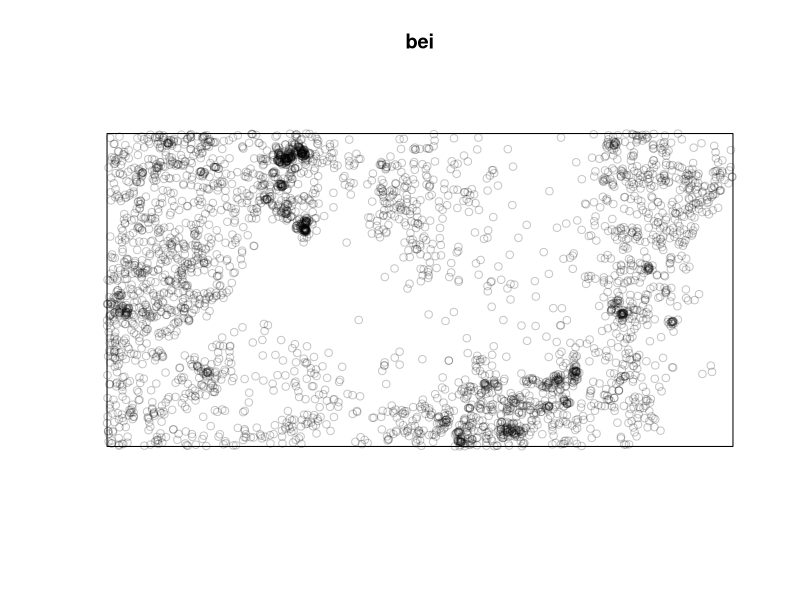
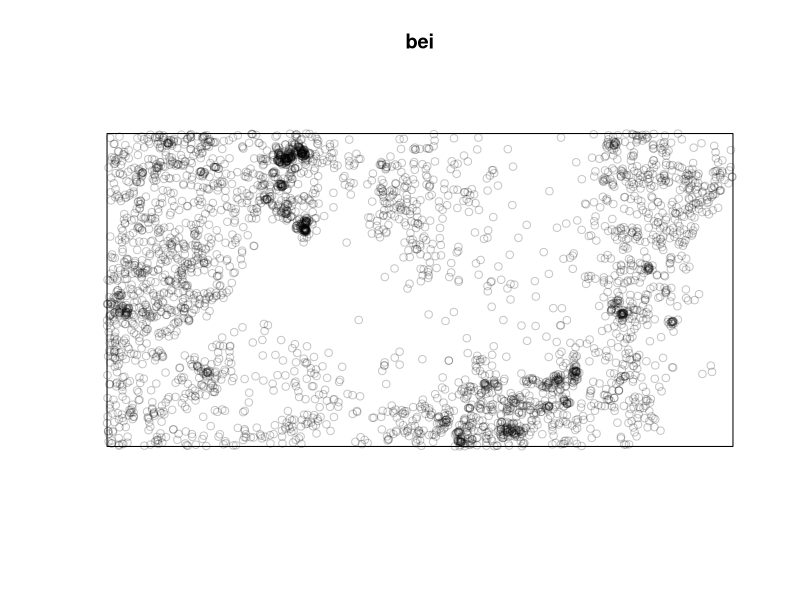
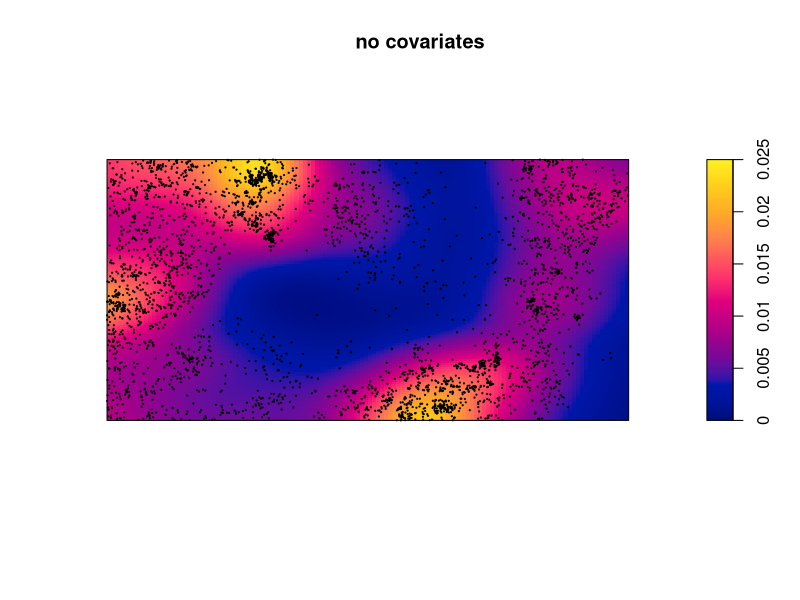
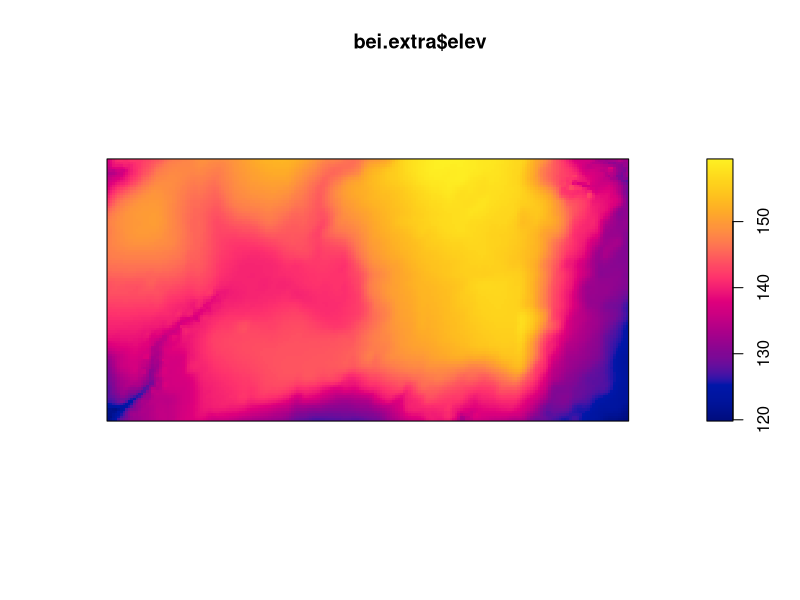
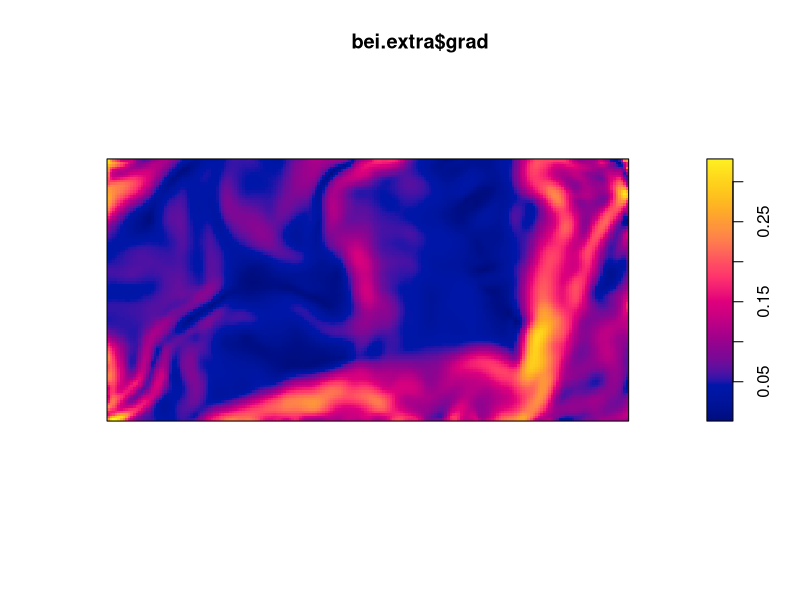
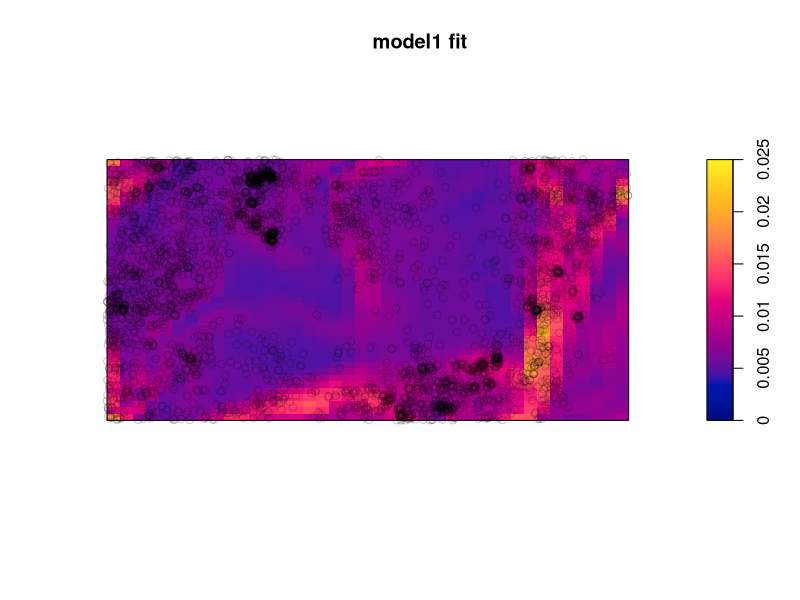
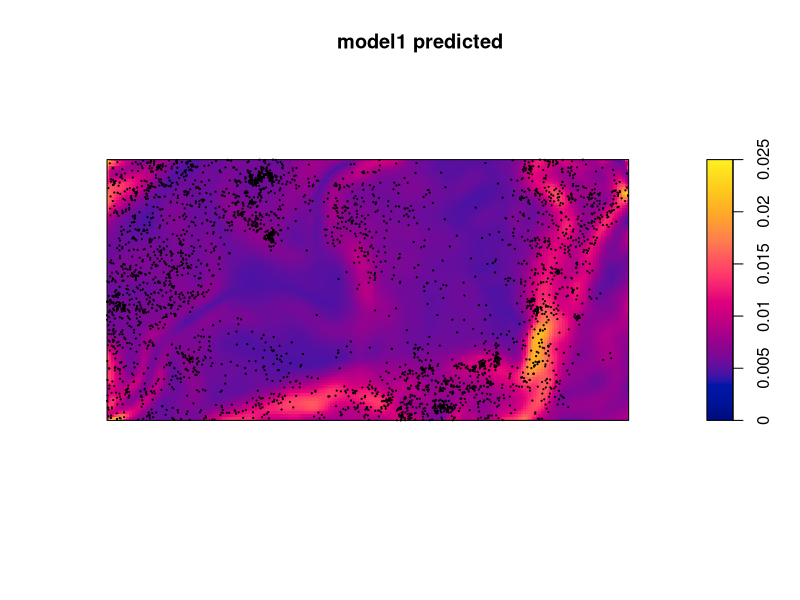
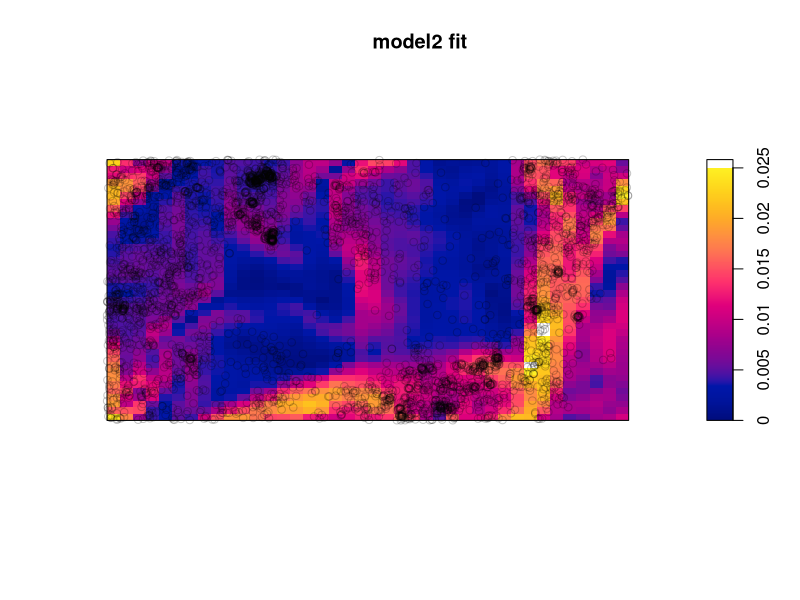

Here is the R script that generated these plots, in order:
# R code created by Choi Seokjun
# UTF-8 CRLF
# windows 10 64-bit.
# R 3.6.3


library(spatstat)

data(bei)
plot(bei)

# bw.scott(bei) #76.80943 41.01130
plot(bei)
filename = paste("C:/gitProject/SpaTempoDA/HW4/prob3_bei.png",sep="")
dev.copy(png,filename=filename)
dev.off()

zlim_set = c(0, 0.025)
plot(density(bei, sigma = bw.scott(bei)), main="no covariates", zlim=zlim_set)
points(bei, pch = 20, cex=0.25)
filename = paste("C:/gitProject/SpaTempoDA/HW4/prob3_intensity_nocovariates.png",sep="")
dev.copy(png,filename=filename)
dev.off()


head(bei.extra)
plot(bei.extra$elev)
filename = paste("C:/gitProject/SpaTempoDA/HW4/prob3_elev.png",sep="")
dev.copy(png,filename=filename)
dev.off()
plot(bei.extra$grad)
filename = paste("C:/gitProject/SpaTempoDA/HW4/prob3_grad.png",sep="")
dev.copy(png,filename=filename)
dev.off()


# model 1
grad = bei.extra$grad
fit.model1 = ppm(bei, ~slope, covariates=list(slope=grad))

# ppm(bei, ~slope, covariates=list(slope=grad))
# Nonstationary Poisson process

# Log intensity:  ~slope

# Fitted trend coefficients:
# (Intercept)       slope
#   -5.391053    5.026710 

#              Estimate       S.E.   CI95.lo   CI95.hi Ztest      Zval
# (Intercept) -5.391053 0.03001787 -5.449887 -5.332219   *** -179.5948
# slope        5.026710 0.24534296  4.545847  5.507573   ***   20.4885

# => lambda(u) = exp(-5.391053 + 5.026710 Z(u))



plot(fit.model1, how = "image", se = FALSE, main="model1 fit", zlim=zlim_set)
filename = paste("C:/gitProject/SpaTempoDA/HW4/prob3_model1_fit.png",sep="")
dev.copy(png,filename=filename)
dev.off()

plot(predict(fit.model1, type="cif", ngrid=2^10), main="model1 predicted", zlim=zlim_set)
points(bei, pch = 20, cex=0.25)
filename = paste("C:/gitProject/SpaTempoDA/HW4/prob3_model1_predict.png",sep="")
dev.copy(png,filename=filename)
dev.off()



# model 2
fit.model2 = ppm(bei, ~offset(log(slope)), covariates = list(slope = grad))
#              Estimate       S.E.   CI95.lo   CI95.hi Ztest      Zval
# (Intercept) -2.427165 0.01665742 -2.459813 -2.394517   *** -145.7108
# => lambda(u) = exp(-2.427165)Z(u) = 0.08828677 Z(u)

plot(fit.model2, how = "image", se = FALSE, main="model2 fit", zlim=zlim_set)
filename = paste("C:/gitProject/SpaTempoDA/HW4/prob3_model2_fit.png",sep="")
dev.copy(png,filename=filename)
dev.off()

plot(predict(fit.model2, type="cif", ngrid=256), main="model2 predicted", zlim=zlim_set)
points(bei, pch = 20, cex=0.25)
filename = paste("C:/gitProject/SpaTempoDA/HW4/prob3_model2_predict.png",sep="")
dev.copy(png,filename=filename)
dev.off()
